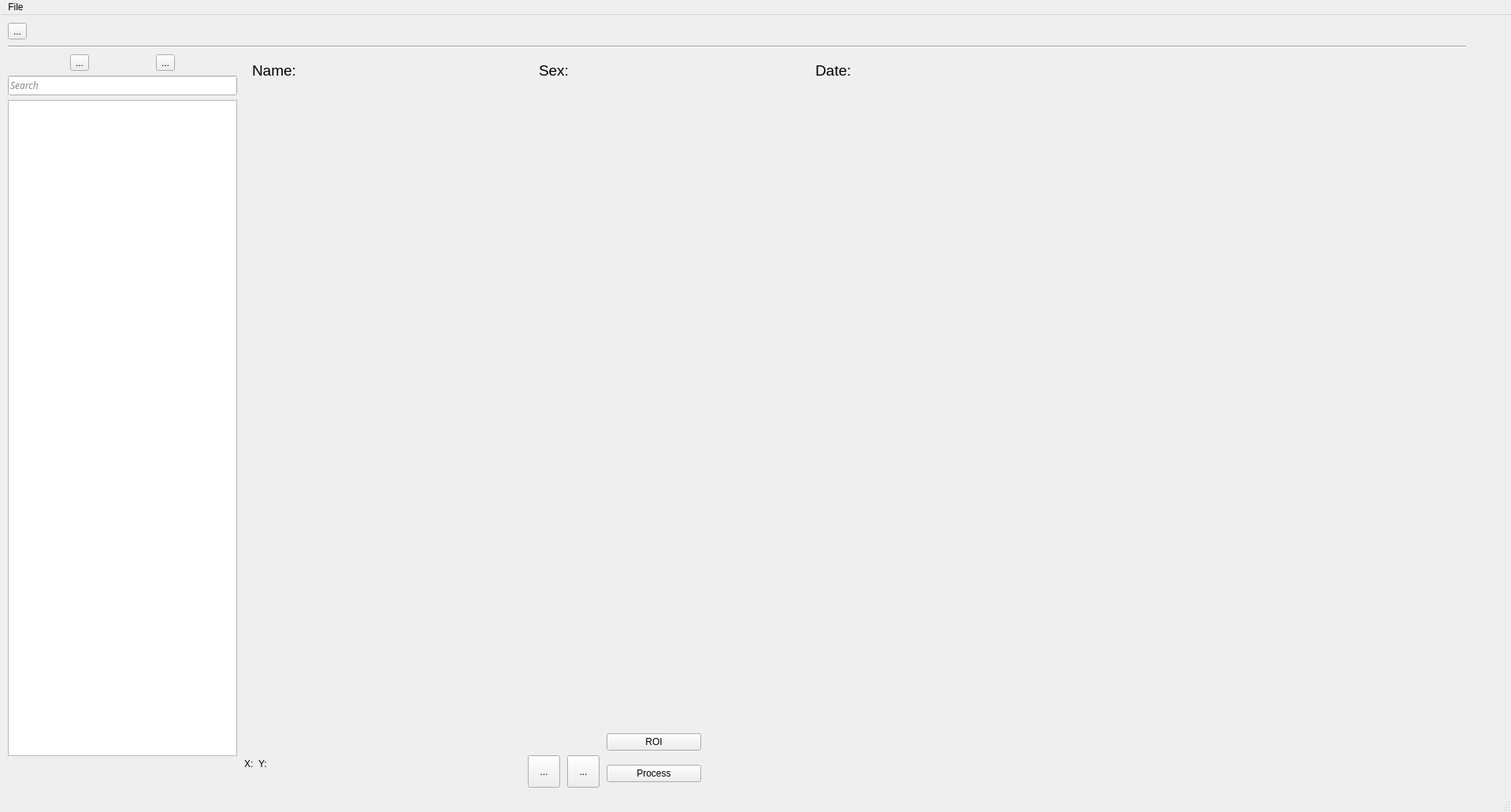
<?xml version="1.0" encoding="UTF-8"?>
<ui version="4.0">
 <class>MainWindow</class>
 <widget class="QMainWindow" name="MainWindow">
  <property name="geometry">
   <rect>
    <x>0</x>
    <y>0</y>
    <width>1918</width>
    <height>1031</height>
   </rect>
  </property>
  <property name="mouseTracking">
   <bool>true</bool>
  </property>
  <property name="windowTitle">
   <string>Tesis</string>
  </property>
  <widget class="QWidget" name="centralwidget">
   <widget class="QLabel" name="Image">
    <property name="geometry">
     <rect>
      <x>320</x>
      <y>140</y>
      <width>761</width>
      <height>701</height>
     </rect>
    </property>
    <property name="whatsThis">
     <string>Esto es una ventana</string>
    </property>
    <property name="frameShape">
     <enum>QFrame::NoFrame</enum>
    </property>
    <property name="text">
     <string/>
    </property>
    <property name="scaledContents">
     <bool>true</bool>
    </property>
   </widget>
   <widget class="QLabel" name="ROI">
    <property name="geometry">
     <rect>
      <x>320</x>
      <y>120</y>
      <width>761</width>
      <height>701</height>
     </rect>
    </property>
    <property name="text">
     <string notr="true"/>
    </property>
    <property name="textFormat">
     <enum>Qt::PlainText</enum>
    </property>
   </widget>
   <widget class="Line" name="line">
    <property name="geometry">
     <rect>
      <x>10</x>
      <y>32</y>
      <width>1851</width>
      <height>16</height>
     </rect>
    </property>
    <property name="orientation">
     <enum>Qt::Horizontal</enum>
    </property>
   </widget>
   <widget class="QWidget" name="layoutWidget">
    <property name="geometry">
     <rect>
      <x>10</x>
      <y>0</y>
      <width>121</width>
      <height>41</height>
     </rect>
    </property>
    <layout class="QHBoxLayout" name="horizontalLayout">
     <item>
      <widget class="QToolButton" name="btn_OpenFile">
       <property name="sizePolicy">
        <sizepolicy hsizetype="Fixed" vsizetype="Fixed">
         <horstretch>0</horstretch>
         <verstretch>0</verstretch>
        </sizepolicy>
       </property>
       <property name="maximumSize">
        <size>
         <width>16777215</width>
         <height>16777215</height>
        </size>
       </property>
       <property name="sizeIncrement">
        <size>
         <width>0</width>
         <height>0</height>
        </size>
       </property>
       <property name="text">
        <string>...</string>
       </property>
       <property name="icon">
        <iconset>
         <normaloff>Icons/folder-open.png</normaloff>Icons/folder-open.png</iconset>
       </property>
       <property name="iconSize">
        <size>
         <width>25</width>
         <height>25</height>
        </size>
       </property>
      </widget>
     </item>
     <item>
      <spacer name="horizontalSpacer_2">
       <property name="orientation">
        <enum>Qt::Horizontal</enum>
       </property>
       <property name="sizeHint" stdset="0">
        <size>
         <width>40</width>
         <height>20</height>
        </size>
       </property>
      </spacer>
     </item>
    </layout>
   </widget>
   <widget class="QWidget" name="layoutWidget">
    <property name="geometry">
     <rect>
      <x>10</x>
      <y>50</y>
      <width>291</width>
      <height>891</height>
     </rect>
    </property>
    <layout class="QVBoxLayout" name="verticalLayout">
     <item>
      <layout class="QHBoxLayout" name="horizontalLayout_2">
       <item>
        <widget class="QToolButton" name="btn_Left">
         <property name="text">
          <string>...</string>
         </property>
         <property name="icon">
          <iconset>
           <normaloff>Icons/arrow-left.png</normaloff>Icons/arrow-left.png</iconset>
         </property>
         <property name="iconSize">
          <size>
           <width>25</width>
           <height>25</height>
          </size>
         </property>
        </widget>
       </item>
       <item>
        <widget class="QToolButton" name="btn_Right">
         <property name="text">
          <string>...</string>
         </property>
         <property name="icon">
          <iconset>
           <normaloff>Icons/arrow-right.png</normaloff>Icons/arrow-right.png</iconset>
         </property>
         <property name="iconSize">
          <size>
           <width>25</width>
           <height>25</height>
          </size>
         </property>
        </widget>
       </item>
      </layout>
     </item>
     <item>
      <widget class="QLineEdit" name="lne_Search">
       <property name="font">
        <font>
         <family>Loma</family>
         <weight>50</weight>
         <italic>true</italic>
         <bold>false</bold>
         <underline>false</underline>
         <strikeout>false</strikeout>
        </font>
       </property>
       <property name="toolTip">
        <string/>
       </property>
       <property name="styleSheet">
        <string notr="true">color: rgb(136, 138, 133);</string>
       </property>
       <property name="text">
        <string notr="true">Search</string>
       </property>
      </widget>
     </item>
     <item>
      <widget class="QListWidget" name="lst_FilesList"/>
     </item>
    </layout>
   </widget>
   <widget class="QWidget" name="layoutWidget">
    <property name="geometry">
     <rect>
      <x>320</x>
      <y>50</y>
      <width>761</width>
      <height>41</height>
     </rect>
    </property>
    <layout class="QGridLayout" name="gridLayout">
     <item row="0" column="3">
      <spacer name="horizontalSpacer">
       <property name="orientation">
        <enum>Qt::Horizontal</enum>
       </property>
       <property name="sizeHint" stdset="0">
        <size>
         <width>40</width>
         <height>20</height>
        </size>
       </property>
      </spacer>
     </item>
     <item row="0" column="4">
      <widget class="QLabel" name="lbl_Date">
       <property name="font">
        <font>
         <pointsize>14</pointsize>
        </font>
       </property>
       <property name="text">
        <string>Date:</string>
       </property>
      </widget>
     </item>
     <item row="0" column="0">
      <widget class="QLabel" name="lbl_ID">
       <property name="font">
        <font>
         <pointsize>14</pointsize>
        </font>
       </property>
       <property name="text">
        <string>Name:</string>
       </property>
      </widget>
     </item>
     <item row="0" column="2">
      <widget class="QLabel" name="lbl_Sex">
       <property name="font">
        <font>
         <pointsize>14</pointsize>
        </font>
       </property>
       <property name="text">
        <string>Sex: </string>
       </property>
      </widget>
     </item>
     <item row="0" column="1">
      <spacer name="horizontalSpacer_4">
       <property name="orientation">
        <enum>Qt::Horizontal</enum>
       </property>
       <property name="sizeHint" stdset="0">
        <size>
         <width>40</width>
         <height>20</height>
        </size>
       </property>
      </spacer>
     </item>
    </layout>
   </widget>
   <widget class="QWidget" name="layoutWidget">
    <property name="geometry">
     <rect>
      <x>310</x>
      <y>930</y>
      <width>261</width>
      <height>41</height>
     </rect>
    </property>
    <layout class="QGridLayout" name="gridLayout_2">
     <item row="0" column="1">
      <widget class="QLabel" name="lbl_y">
       <property name="text">
        <string>Y:</string>
       </property>
      </widget>
     </item>
     <item row="0" column="0">
      <widget class="QLabel" name="lbl_x">
       <property name="text">
        <string>X:</string>
       </property>
      </widget>
     </item>
     <item row="0" column="2">
      <spacer name="horizontalSpacer_3">
       <property name="orientation">
        <enum>Qt::Horizontal</enum>
       </property>
       <property name="sizeHint" stdset="0">
        <size>
         <width>40</width>
         <height>20</height>
        </size>
       </property>
      </spacer>
     </item>
    </layout>
   </widget>
   <widget class="QToolButton" name="btn_Trash">
    <property name="geometry">
     <rect>
      <x>670</x>
      <y>940</y>
      <width>41</width>
      <height>41</height>
     </rect>
    </property>
    <property name="text">
     <string>...</string>
    </property>
    <property name="icon">
     <iconset>
      <normaloff>Icons/trash.png</normaloff>Icons/trash.png</iconset>
    </property>
    <property name="iconSize">
     <size>
      <width>25</width>
      <height>25</height>
     </size>
    </property>
   </widget>
   <widget class="QWidget" name="layoutWidget">
    <property name="geometry">
     <rect>
      <x>770</x>
      <y>900</y>
      <width>120</width>
      <height>88</height>
     </rect>
    </property>
    <layout class="QVBoxLayout" name="verticalLayout_2">
     <item>
      <widget class="QPushButton" name="btn_ROI">
       <property name="text">
        <string>ROI</string>
       </property>
      </widget>
     </item>
     <item>
      <widget class="QPushButton" name="btn_ROImage">
       <property name="text">
        <string>Process</string>
       </property>
      </widget>
     </item>
    </layout>
   </widget>
   <widget class="QLabel" name="bar_predict1">
    <property name="geometry">
     <rect>
      <x>1150</x>
      <y>600</y>
      <width>301</width>
      <height>181</height>
     </rect>
    </property>
    <property name="text">
     <string/>
    </property>
   </widget>
   <widget class="QLabel" name="bar_predict2">
    <property name="geometry">
     <rect>
      <x>1550</x>
      <y>600</y>
      <width>301</width>
      <height>181</height>
     </rect>
    </property>
    <property name="text">
     <string/>
    </property>
   </widget>
   <widget class="QLabel" name="htmp_RK">
    <property name="geometry">
     <rect>
      <x>1090</x>
      <y>210</y>
      <width>380</width>
      <height>380</height>
     </rect>
    </property>
    <property name="text">
     <string/>
    </property>
   </widget>
   <widget class="QLabel" name="htmp_LK">
    <property name="geometry">
     <rect>
      <x>1510</x>
      <y>210</y>
      <width>380</width>
      <height>380</height>
     </rect>
    </property>
    <property name="text">
     <string/>
    </property>
   </widget>
   <widget class="QLabel" name="bar_predict_single">
    <property name="geometry">
     <rect>
      <x>1320</x>
      <y>650</y>
      <width>301</width>
      <height>181</height>
     </rect>
    </property>
    <property name="text">
     <string/>
    </property>
   </widget>
   <widget class="QLabel" name="htmp_single">
    <property name="geometry">
     <rect>
      <x>1230</x>
      <y>150</y>
      <width>500</width>
      <height>500</height>
     </rect>
    </property>
    <property name="text">
     <string/>
    </property>
   </widget>
   <widget class="QToolButton" name="btn_Screenshot">
    <property name="geometry">
     <rect>
      <x>720</x>
      <y>940</y>
      <width>41</width>
      <height>41</height>
     </rect>
    </property>
    <property name="text">
     <string>...</string>
    </property>
    <property name="icon">
     <iconset>
      <normaloff>Icons/camera.png</normaloff>Icons/camera.png</iconset>
    </property>
    <property name="iconSize">
     <size>
      <width>25</width>
      <height>25</height>
     </size>
    </property>
   </widget>
  </widget>
  <widget class="QMenuBar" name="mbr_Principal">
   <property name="geometry">
    <rect>
     <x>0</x>
     <y>0</y>
     <width>1918</width>
     <height>26</height>
    </rect>
   </property>
   <widget class="QMenu" name="mnu_File">
    <property name="title">
     <string>File</string>
    </property>
    <addaction name="mni_Open"/>
    <addaction name="separator"/>
    <addaction name="mni_Exit"/>
   </widget>
   <addaction name="mnu_File"/>
  </widget>
  <widget class="QStatusBar" name="statusbar"/>
  <action name="mni_Open">
   <property name="text">
    <string>Open</string>
   </property>
   <property name="shortcut">
    <string>Ctrl+O</string>
   </property>
  </action>
  <action name="mni_Exit">
   <property name="text">
    <string>Exit</string>
   </property>
   <property name="shortcut">
    <string>Ctrl+X</string>
   </property>
  </action>
 </widget>
 <resources/>
 <connections/>
</ui>
